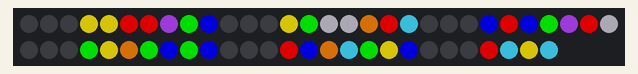
The sketch below on a simulated Arduino Uno, built with avr-gcc and run on an emulated ATmega328P. Shown: 57 RGB LEDs in strip order, left to right, continuing on the next row. Dim RGB values are drawn brighter than linear; random numbers use the default seed unless the sketch sets one.

Above: at 0.06 s.
At 6.28 s:
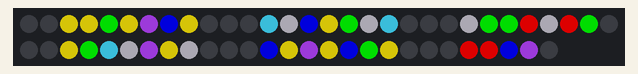
At 14.47 s:
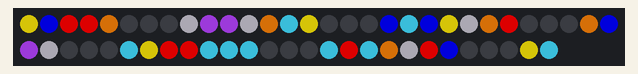
At 18.51 s:
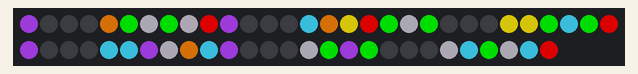
At 29.43 s:
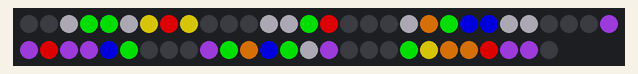
At 39.36 s:
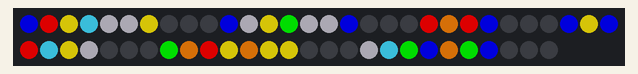

The sketch:

ledStripTest.ino
```cpp
#include <Adafruit_NeoPixel.h>
Adafruit_NeoPixel strip = Adafruit_NeoPixel(57, 6, NEO_GRB + NEO_KHZ800);
const int colors[][3] = {{255,0,0},{222, 116, 9},{222, 204, 9},{0,255,0},{66, 212, 245},{0,0,255},{176, 66, 245}};
int pos = 0;
void setup() {
  // put your setup code here, to run once:
  strip.begin();
  strip.show();
  strip.setBrightness(150);
}

int wrapAround(int in){
  if(in < 57){
    return in;
  }
  else{
    return 0+(in-57);
  }
}

void loop() {
  // put your main code here, to run repeatedly:
  for(int i = 0; i < 57; i++){
    int Rand = random(8);
    strip.setPixelColor(i, colors[Rand][0], colors[Rand][1], colors[Rand][2]);
  }
  for(int i = pos; i < pos+3; i++){
    strip.setPixelColor(wrapAround(i), 0,0,0);
    strip.setPixelColor(wrapAround(i+10), 0,0,0);
    strip.setPixelColor(wrapAround(i+20), 0,0,0);
    strip.setPixelColor(wrapAround(i+30), 0,0,0);
    strip.setPixelColor(wrapAround(i+40), 0,0,0);
    strip.setPixelColor(wrapAround(i+50), 0,0,0);
  }
  if(pos < 56){
    pos+=2;
  }
  else{
    pos = 0;
  }
  strip.show();
  delay(100);
}
```
